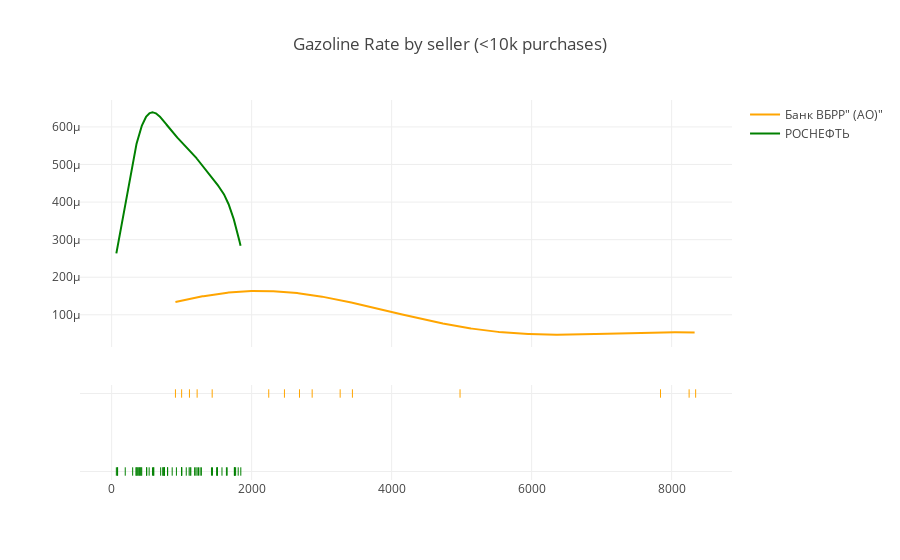

Notebook source saved alongside this figure:
### Markdown cell above
Выдвинем и проверим гипотезу о разности средних размеров (в деньгах) покупок бензина у РОСНЕФТЬ и Банк ВБРР. Запишем гипотезу в терминах статистики:  
**H0: Средняя сумма оплаты бензина у РОСНЕФТЬ и Банк ВБРР не отличается на уровне значимости 95%**  
**H1: На уровне значимости 95% средняя сумма оплаты бензина у Банк ВБРР  выше, чем у РОСНЕФТЬ**  
Таким образом, мы проверяем односторонню гипотезу о равности средних.

Посмотрим на гистограммы распределений.

### Code cell
temp1 = temp[temp.shop_description.isin(['РОСНЕФТЬ','Банк ВБРР" (АО)"'])]

hist_data = [temp1[temp1.shop_description==shop].rate for shop in temp1.shop_description.unique()]

group_labels = list(temp1.shop_description.unique())
colors = ['green', 'orange']

fig = ff.create_distplot(hist_data, group_labels, show_hist=False, colors=colors)
fig['layout'].update(title='Gazoline Rate by seller (<10k purchases)')
pyo.iplot(fig)

### Figure 1 — Plotly figure (JSON) as saved in the notebook; plotly's stock layout.template omitted (floating-point values rounded to 4 significant figures; data arrays with more than 128 entries replaced by an {"elided": "..."} marker saying what was removed)
{"data": [{"legendgroup": "РОСНЕФТЬ", "marker": {"color": "green"}, "mode": "lines", "name": "РОСНЕФТЬ", "showlegend": true, "type": "scatter", "uid": "03a6d542-f2f9-4e26-b9fa-f27493d4b1f6", "x": {"elided": "500 float values"}, "xaxis": "x", "y": {"elided": "500 float values"}, "yaxis": "y"}, {"legendgroup": "Банк ВБРР\" (АО)\"", "marker": {"color": "orange"}, "mode": "lines", "name": "Банк ВБРР\" (АО)\"", "showlegend": true, "type": "scatter", "uid": "f44bdad8-d8c9-48c9-8317-b4ba45fb1233", "x": {"elided": "500 float values"}, "xaxis": "x", "y": {"elided": "500 float values"}, "yaxis": "y"}, {"legendgroup": "РОСНЕФТЬ", "marker": {"color": "green", "symbol": "line-ns-open"}, "mode": "markers", "name": "РОСНЕФТЬ", "showlegend": false, "type": "scatter", "uid": "9d212d97-d1f0-4e52-8696-d2e45fd9d75a", "x": [366, 500, 400, 429.4, 583, 349.9, 700.1, 1845.0, 1754.0, 1282.0, 1131, 409, 1511.0, 1762, 1771.0, 1500, 864.8, 600, 389, 194, 67, 1639.0, 1221, 750, 999.7, 1000, 499.9, 732, 300, 535.5, 377, 1203, 1808.0, 1240.0, 1440.0, 800, 1122, 748, 1426.0, 1576.0, 350, 1508, 85, 600.7, 925.0, 1264.0, 1066.0, 80.94, 1000.0, 798, 1650.0, 420, 734, 1107.0, 754, 1753.0, 1185.0], "xaxis": "x", "y": ["РОСНЕФТЬ", "РОСНЕФТЬ", "РОСНЕФТЬ", "РОСНЕФТЬ", "РОСНЕФТЬ", "РОСНЕФТЬ", "РОСНЕФТЬ", "РОСНЕФТЬ", "РОСНЕФТЬ", "РОСНЕФТЬ", "РОСНЕФТЬ", "РОСНЕФТЬ", "РОСНЕФТЬ", "РОСНЕФТЬ", "РОСНЕФТЬ", "РОСНЕФТЬ", "РОСНЕФТЬ", "РОСНЕФТЬ", "РОСНЕФТЬ", "РОСНЕФТЬ", "РОСНЕФТЬ", "РОСНЕФТЬ", "РОСНЕФТЬ", "РОСНЕФТЬ", "РОСНЕФТЬ", "РОСНЕФТЬ", "РОСНЕФТЬ", "РОСНЕФТЬ", "РОСНЕФТЬ", "РОСНЕФТЬ", "РОСНЕФТЬ", "РОСНЕФТЬ", "РОСНЕФТЬ", "РОСНЕФТЬ", "РОСНЕФТЬ", "РОСНЕФТЬ", "РОСНЕФТЬ", "РОСНЕФТЬ", "РОСНЕФТЬ", "РОСНЕФТЬ", "РОСНЕФТЬ", "РОСНЕФТЬ", "РОСНЕФТЬ", "РОСНЕФТЬ", "РОСНЕФТЬ", "РОСНЕФТЬ", "РОСНЕФТЬ", "РОСНЕФТЬ", "РОСНЕФТЬ", "РОСНЕФТЬ", "РОСНЕФТЬ", "РОСНЕФТЬ", "РОСНЕФТЬ", "РОСНЕФТЬ", "РОСНЕФТЬ", "РОСНЕФТЬ", "РОСНЕФТЬ"], "yaxis": "y2"}, {"legendgroup": "Банк ВБРР\" (АО)\"", "marker": {"color": "orange", "symbol": "line-ns-open"}, "mode": "markers", "name": "Банк ВБРР\" (АО)\"", "showlegend": false, "type": "scatter", "uid": "d2413adc-5754-4d04-97d4-203d54c2cae2", "x": [3264.0, 911.2, 1111.0, 2864.0, 1221, 2244, 3439.0, 1436, 7840.0, 4977.0, 8249.0, 999.8, 2683.0, 8343.0, 2468.0], "xaxis": "x", "y": ["Банк ВБРР\" (АО)\"", "Банк ВБРР\" (АО)\"", "Банк ВБРР\" (АО)\"", "Банк ВБРР\" (АО)\"", "Банк ВБРР\" (АО)\"", "Банк ВБРР\" (АО)\"", "Банк ВБРР\" (АО)\"", "Банк ВБРР\" (АО)\"", "Банк ВБРР\" (АО)\"", "Банк ВБРР\" (АО)\"", "Банк ВБРР\" (АО)\"", "Банк ВБРР\" (АО)\"", "Банк ВБРР\" (АО)\"", "Банк ВБРР\" (АО)\"", "Банк ВБРР\" (АО)\""], "yaxis": "y2"}], "layout": {"barmode": "overlay", "hovermode": "closest", "legend": {"traceorder": "reversed"}, "title": {"text": "Gazoline Rate by seller (<10k purchases)"}, "xaxis": {"anchor": "y2", "domain": [0, 1], "zeroline": false}, "yaxis": {"anchor": "free", "domain": [0.35, 1], "position": 0}, "yaxis2": {"anchor": "x", "domain": [0, 0.25], "dtick": 1, "showticklabels": false}}}
